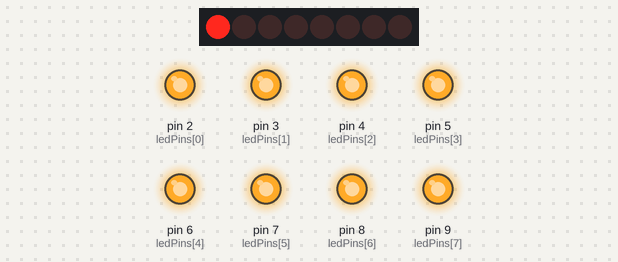
Recording of a sketch running on a simulated Arduino Uno, built with avr-gcc and run on an emulated ATmega328P. Parts: 8 shift-register outputs drawn as a row of LEDs (first output left, lit = HIGH), output pins drawn as LEDs (lit = HIGH). Wiring (inferred from the names in the program): shift register (74HC595): data pin 11; shift clock pin 13; latch pin 12. Wiring (inferred from the signals the program sends): row of LEDs: on Q0, Q1, Q2, Q3, Q4, Q5, Q6, Q7. Pins used as bus, display or sensor lines are not drawn.

Above: at 0.21 s.
At 1.04 s:
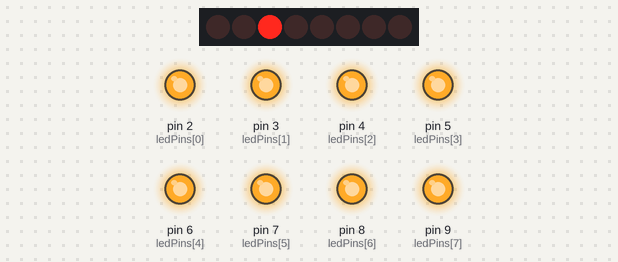
At 1.88 s:
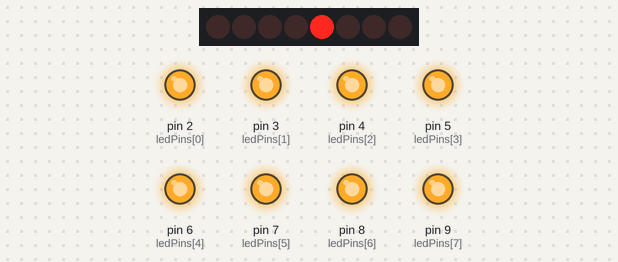
At 2.71 s:
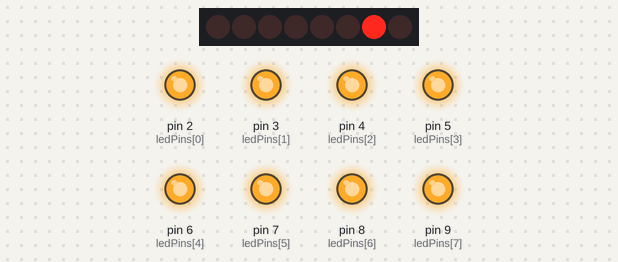
At 30.29 s:
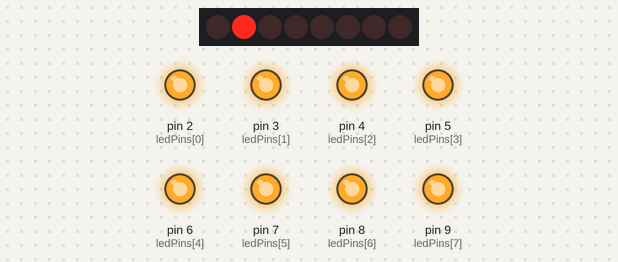
At 32.82 s:
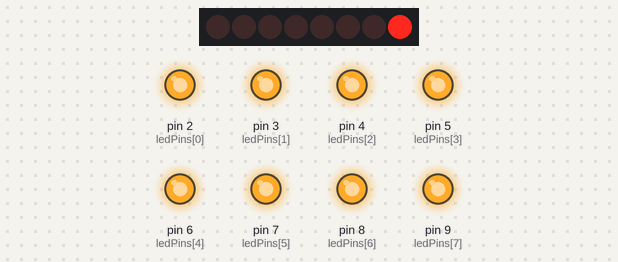
Timing chart, 0 to 40.0 s (numbered marks = the images above):
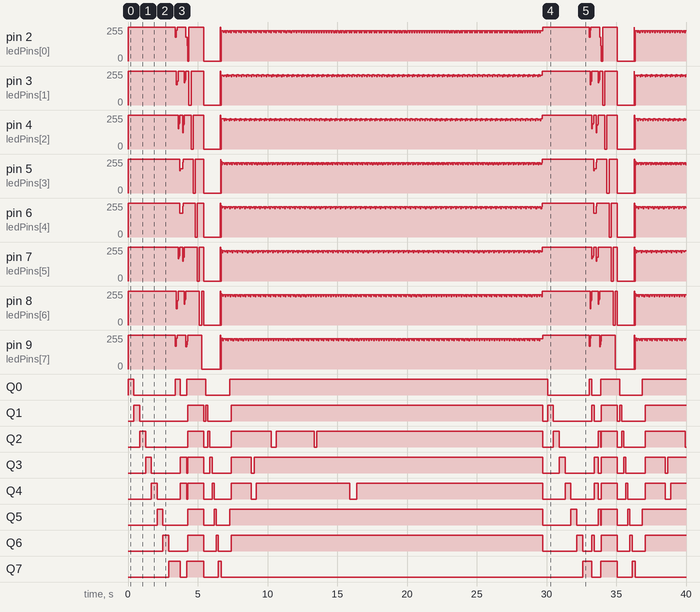

The sketch:

LED_Matrix_8x8.ino
```cpp
/* Main.ino file generated by New Project wizard
 *
 * Created:   Thu Sep 5 2013
 * Processor: ATmega328P
 * Compiler:  Arduino AVR
 */

// Peripheral Configuration Code (do not edit)
//---CONFIG_BEGIN---
#pragma GCC push_options
#pragma GCC optimize ("Os")

#pragma GCC pop_options

#include <avr/pgmspace.h>

/* Number of columns in the matrix */
#define SIZE 8

/* 74HC595 Pins */
#define LATCH_PIN_74HC595 12
#define CLOCK_PIN_74HC595 13
#define DATA_PIN_74HC595  11

/* Row pins controlled by the arduino */
const uint8_t ledPins[] = {2, 3, 4, 5, 6, 7, 8, 9};

/* Define the data of numbers and letters, and save them in flash area */
const uint8_t data[] PROGMEM = {
  0x00, 0x00, 0x00, 0x00, 0x00, 0x00, 0x00, 0x00, // " "
  0x00, 0x00, 0x21, 0x7F, 0x01, 0x00, 0x00, 0x00, // "1"
  0x00, 0x00, 0x23, 0x45, 0x49, 0x31, 0x00, 0x00, // "2"
  0x00, 0x00, 0x22, 0x49, 0x49, 0x36, 0x00, 0x00, // "3"
  0x00, 0x00, 0x0E, 0x32, 0x7F, 0x02, 0x00, 0x00, // "4"
  0x00, 0x00, 0x79, 0x49, 0x49, 0x46, 0x00, 0x00, // "5"
  0x00, 0x00, 0x3E, 0x49, 0x49, 0x26, 0x00, 0x00, // "6"
  0x00, 0x00, 0x60, 0x47, 0x48, 0x70, 0x00, 0x00, // "7"
  0x00, 0x00, 0x36, 0x49, 0x49, 0x36, 0x00, 0x00, // "8"
  0x00, 0x00, 0x32, 0x49, 0x49, 0x3E, 0x00, 0x00, // "9"
  0x00, 0x00, 0x3E, 0x41, 0x41, 0x3E, 0x00, 0x00, // "0"
  0x00, 0x00, 0x3F, 0x44, 0x44, 0x3F, 0x00, 0x00, // "A"
  0x00, 0x00, 0x7F, 0x49, 0x49, 0x36, 0x00, 0x00, // "B"
  0x00, 0x00, 0x3E, 0x41, 0x41, 0x22, 0x00, 0x00, // "C"
  0x00, 0x00, 0x7F, 0x41, 0x41, 0x3E, 0x00, 0x00, // "D"
  0x00, 0x00, 0x7F, 0x49, 0x49, 0x41, 0x00, 0x00, // "E"
  0x00, 0x00, 0x7F, 0x48, 0x48, 0x40, 0x00, 0x00  // "F"
};


/* Function protottpes */
void LedMatrix_SetupMatrixPins(uint8_t latchPin, uint8_t dataPin, uint8_t clockPin, const uint8_t* rowPins, uint8_t matrixSize);
void LedMatrix_SetPixel(byte col, byte row);
void LedMatrix_SetCols(byte value);
void LedMatrix_SetRows(byte value);
void LedMatrix_DisplayFrame(const uint8_t* data, int totalCols, int matrix_size, int image_display_interval);


/* Arduino Core functions */
void setup()
{
	Serial.begin(9600);

	/* Set pins */
	LedMatrix_SetupMatrixPins(LATCH_PIN_74HC595, DATA_PIN_74HC595, CLOCK_PIN_74HC595, ledPins, SIZE);

}

void loop()
{
	/* Set all pixels */
	for(byte i = 0; i < SIZE; i++)
	{
		for(byte j = 0; j < SIZE; j++)
		{
			LedMatrix_SetPixel(i, j);
			delay(50);
		}
	}

	/* Ligth all diagonals */
	for(byte i = 0; i < SIZE; i++)
	{
		for(byte j = 0; j < SIZE; j++)
		{
			LedMatrix_SetPixel(i, i);
			LedMatrix_SetPixel(i, SIZE - 1 - i);
			LedMatrix_SetPixel(SIZE - 1 - i, i);
			LedMatrix_SetPixel(SIZE - 1 - i, SIZE - 1 - i);
			delay(5);
		}
	}

	/* Move a line along the matrix, left to right */
	byte mask = 0x01;
	for (uint8_t col = 0; col < SIZE; col++)
	{
		LedMatrix_SetRows(0xFF);
		LedMatrix_SetCols(mask);
		delay(50);
		//LedMatrix_SetCols(0x00);
		mask <<= 1;
		delay(100);
	}

	/* Move a line along the matrix, left to right */
	mask = 0x01;
	for (uint8_t col = 0; col < SIZE; col++)
	{
		LedMatrix_SetRows(mask);
		LedMatrix_SetCols(0xFF);
		delay(50);
		//LedMatrix_SetCols(0x00);
		mask <<= 1;
		delay(100);
	}

	/* Display charaters */
	LedMatrix_SetCols(0x00);
	int totalCols = sizeof(data) / sizeof(data[0]);
	LedMatrix_DisplayFrame(data, totalCols, SIZE, 10);

}


/* Led Matrix Component */

void LedMatrix_SetupMatrixPins(uint8_t latchPin, uint8_t dataPin, uint8_t clockPin, const uint8_t* rowPins, uint8_t matrixSize)
{
	/* Set 74HC595 pins */
	pinMode(latchPin, OUTPUT);
	pinMode(clockPin, OUTPUT);
	pinMode(dataPin, OUTPUT);

	for (uint8_t i = 0; i < matrixSize; i++)
	{
		pinMode(rowPins[i], OUTPUT);
	}
}

void LedMatrix_SetCols(byte value)
{
	byte mask = 0x01;
	for(byte i = 0; i < SIZE; i++)
	{
		digitalWrite(ledPins[i], ((value & mask) == mask) ? LOW : HIGH);
		mask <<= 1;
	}
}


void LedMatrix_SetRows(byte value)
{
	digitalWrite(LATCH_PIN_74HC595, LOW);
	shiftOut(DATA_PIN_74HC595, CLOCK_PIN_74HC595, MSBFIRST, value);
	digitalWrite(LATCH_PIN_74HC595, HIGH);
}


void LedMatrix_SetPixel(byte col, byte row)
{
	LedMatrix_SetRows(1 << col);
	LedMatrix_SetCols(1 << row);
	delayMicroseconds(2000);
	LedMatrix_SetCols(0x00);
}

void LedMatrix_DisplayFrame(const uint8_t* data, int totalCols, int matrix_size, int image_display_interval)
{
    int scrollSteps = totalCols - matrix_size;

    for (int i = 0; i < scrollSteps; i++)
    {
        for (int k = 0; k < image_display_interval; k++)
        {
            byte col_mask = 0x01;
            for (int j = i; j < matrix_size + i; j++)
            {
                LedMatrix_SetCols(col_mask);
                uint8_t val = pgm_read_byte_near(data + j);
                LedMatrix_SetRows(val);
                delayMicroseconds(2000);
                LedMatrix_SetRows(0x00);
                col_mask <<= 1;
            }
        }
    }
}
```

Measured:
- by itself, Q0: LOW → HIGH at 0.00 s, → LOW 0.42 s later, → HIGH 3.0 s later, → LOW 0.36 s later, … (13 changes in this stretch)
- by itself, Q1: LOW → HIGH at 0.42 s, → LOW 0.42 s later, → HIGH 3.4 s later, → LOW 1.1 s later, … (17 changes in this stretch)
- by itself, Q2: LOW → HIGH at 0.84 s, → LOW 0.42 s later, → HIGH 3.0 s later, → LOW 1.1 s later, … (22 changes in this stretch)
- by itself, Q5: LOW → HIGH at 2.1 s, → LOW 0.42 s later, → HIGH 1.8 s later, → LOW 1.1 s later, … (17 changes in this stretch)
- by itself, Q6: LOW → HIGH at 2.5 s, → LOW 0.42 s later, → HIGH 1.3 s later, → LOW 1.1 s later, … (17 changes in this stretch)
- by itself, Q7: LOW → HIGH at 2.9 s, → LOW 0.83 s later, → HIGH 0.47 s later, → LOW 1.2 s later, … (12 changes in this stretch)
